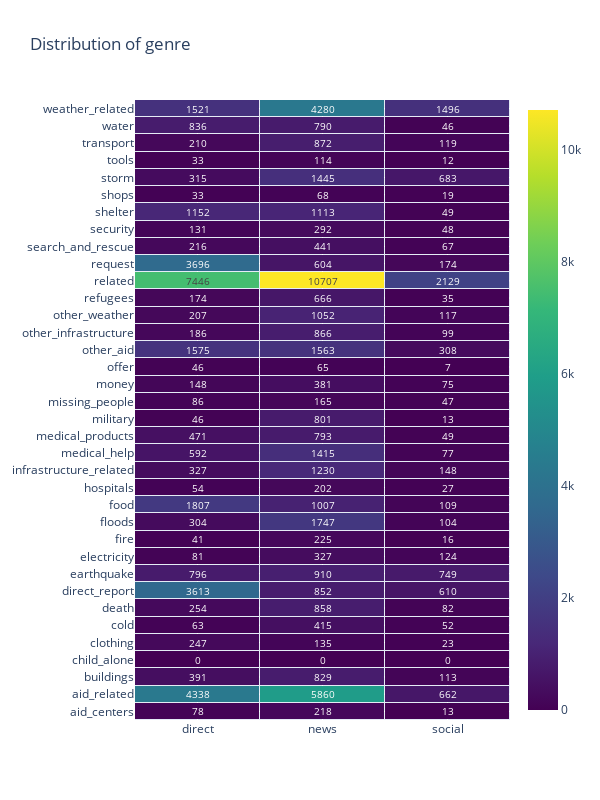

This figure's notebook cell:
### Code cell
fig = go.Figure(data=go.Heatmap(
                    y = pvt.index,
                    x = pvt.columns,
                    z=pvt,
                    colorscale='Viridis',
                    xgap = 1,
                    ygap = 1,
                    text=pvt.values,
                    texttemplate="%{text}",
                    textfont={"size":10})
                    )

fig.update_layout(
        autosize=True,
        width=600, 
        height=800,
        title="Distribution of genre",
        xaxis=dict(showgrid=True),
        yaxis=dict(showgrid=True)
    )

fig.show()

### Figure 1 — Plotly figure (JSON) as saved in the notebook; plotly's stock layout.template omitted (floating-point values rounded to 4 significant figures)
{"data": [{"colorscale": [[0, "#440154"], [0.1111, "#482878"], [0.2222, "#3e4989"], [0.3333, "#31688e"], [0.4444, "#26828e"], [0.5556, "#1f9e89"], [0.6667, "#35b779"], [0.7778, "#6ece58"], [0.8889, "#b5de2b"], [1, "#fde725"]], "text": [[78, 218, 13], [4338, 5860, 662], [391, 829, 113], [0, 0, 0], [247, 135, 23], [63, 415, 52], [254, 858, 82], [3613, 852, 610], [796, 910, 749], [81, 327, 124], [41, 225, 16], [304, 1747, 104], [1807, 1007, 109], [54, 202, 27], [327, 1230, 148], [592, 1415, 77], [471, 793, 49], [46, 801, 13], [86, 165, 47], [148, 381, 75], [46, 65, 7], [1575, 1563, 308], [186, 866, 99], [207, 1052, 117], [174, 666, 35], [7446, 10707, 2129], [3696, 604, 174], [216, 441, 67], [131, 292, 48], [1152, 1113, 49], [33, 68, 19], [315, 1445, 683], [33, 114, 12], [210, 872, 119], [836, 790, 46], [1521, 4280, 1496]], "textfont": {"size": 10}, "texttemplate": "%{text}", "type": "heatmap", "x": ["direct", "news", "social"], "xgap": 1, "y": ["aid_centers", "aid_related", "buildings", "child_alone", "clothing", "cold", "death", "direct_report", "earthquake", "electricity", "fire", "floods", "food", "hospitals", "infrastructure_related", "medical_help", "medical_products", "military", "missing_people", "money", "offer", "other_aid", "other_infrastructure", "other_weather", "refugees", "related", "request", "search_and_rescue", "security", "shelter", "shops", "storm", "tools", "transport", "water", "weather_related"], "ygap": 1, "z": [[78, 218, 13], [4338, 5860, 662], [391, 829, 113], [0, 0, 0], [247, 135, 23], [63, 415, 52], [254, 858, 82], [3613, 852, 610], [796, 910, 749], [81, 327, 124], [41, 225, 16], [304, 1747, 104], [1807, 1007, 109], [54, 202, 27], [327, 1230, 148], [592, 1415, 77], [471, 793, 49], [46, 801, 13], [86, 165, 47], [148, 381, 75], [46, 65, 7], [1575, 1563, 308], [186, 866, 99], [207, 1052, 117], [174, 666, 35], [7446, 10707, 2129], [3696, 604, 174], [216, 441, 67], [131, 292, 48], [1152, 1113, 49], [33, 68, 19], [315, 1445, 683], [33, 114, 12], [210, 872, 119], [836, 790, 46], [1521, 4280, 1496]]}], "layout": {"autosize": true, "height": 800, "title": {"text": "Distribution of genre"}, "width": 600, "xaxis": {"showgrid": true}, "yaxis": {"showgrid": true}}}
